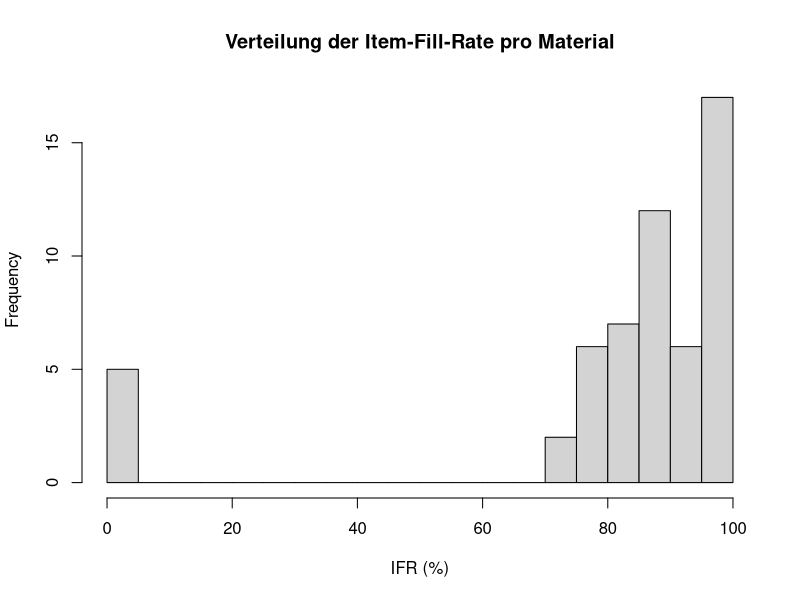

R code for this plot:
## ---- chunk 1

## ---- chunk 2
library(readxl)
library(dplyr)
library(tidyr)
# Die vier relevanten Procurement-Tabellen
EKPO <- read_excel("data/Procurement/EKPO.xlsx", guess_max=10000)
EKKO <- read_excel("data/Procurement/EKKO.xlsx", guess_max=10000)
EKET <- read_excel("data/Procurement/EKET.xlsx", guess_max=10000)
EKBE <- read_excel("data/Procurement/EKBE.xlsx", guess_max=10000)

# Debug: Dimensionen & Spalten
cat("EKPO: ", dim(EKPO), "\n"); print(names(EKPO))
cat("EKKO: ", dim(EKKO), "\n"); print(names(EKKO))
cat("EKET: ", dim(EKET), "\n"); print(names(EKET))
cat("EKBE: ", dim(EKBE), "\n"); print(names(EKBE))

## ---- chunk 3
## ------------------------------------------------------------------
## 0) Helfer
## ------------------------------------------------------------------
parse_number <- function(x) {
  as.numeric(gsub(",", ".", gsub("\\.", "", x)))
}

## ------------------------------------------------------------------
## 1) Planmenge  (EKET)
## ------------------------------------------------------------------
planned <- EKET %>%                              # immer EKET nutzen!
  group_by(EBELN, EBELP) %>%
  summarise(
    planned_qty = sum(parse_number(MENGE), na.rm = TRUE),
    .groups      = "drop"
  )

## ------------------------------------------------------------------
## 2) Netto-Liefermenge  (101 – 102)
## ------------------------------------------------------------------
delivered <- EKBE %>%
  filter(BWART %in% c("101", "102")) %>%         # echte GR + Storno
  mutate(
    sign = case_when(
      BWART == "101" & SHKZG == "S" ~  1,        # 101(S)
      BWART == "102" & SHKZG == "H" ~ -1,        # 102(H)
      TRUE                          ~  0
    )
  ) %>%
  group_by(EBELN, EBELP) %>%
  summarise(
    delivered_qty = sum(sign * parse_number(MENGE), na.rm = TRUE),
    .groups        = "drop"
  )

## ------------------------------------------------------------------
## 3) IFR pro Position  (immer 0–100 %)
## ------------------------------------------------------------------
ifr_pos <- planned %>%
  left_join(delivered, by = c("EBELN", "EBELP")) %>%
  mutate(
    delivered_qty = coalesce(delivered_qty, 0),
    fill_qty      = pmax(pmin(delivered_qty, planned_qty), 0),
    ifr_pos       = fill_qty / planned_qty * 100
  )

## ------------------------------------------------------------------
## 4) IFR pro Material  (optional)
## ------------------------------------------------------------------
pos_mat <- EKPO %>%
  group_by(EBELN, EBELP) %>% slice(1) %>% ungroup() %>%
  select(EBELN, EBELP, MATNR)

ifr_material <- ifr_pos %>%
  left_join(pos_mat, by = c("EBELN", "EBELP"), relationship = "many-to-one") %>%
  group_by(MATNR) %>%
  summarise(
    total_planned   = sum(planned_qty,   na.rm = TRUE),
    total_delivered = sum(fill_qty,      na.rm = TRUE),   # schon gedeckelt
    ifr_raw         = total_delivered / total_planned * 100,
    .groups = "drop"
  )

## ------------------------------------------------------------------
## 5) Ausgabe & Plot
## ------------------------------------------------------------------
knitr::kable(
  head(ifr_material %>% arrange(desc(ifr_raw)), 20),
  col.names = c("MATNR", "Bestellt", "Geliefert", "IFR raw (%)"),
  digits = 2
)

hist(
  ifr_material$ifr_raw,
  breaks = seq(0, 100, 5),
  main   = "Verteilung der Item-Fill-Rate pro Material",
  xlab   = "IFR (%)"
)
## ---- chunk 4

## ---- chunk 5

## ---- chunk 6

## ---- chunk 7

## ---- chunk 8

## ---- chunk 9

## ---- chunk 10

## ---- chunk 11

## ---- chunk 12

## ---- chunk 13

## ---- chunk 14

## ---- chunk 15

## ---- chunk 16

## ---- chunk 17

